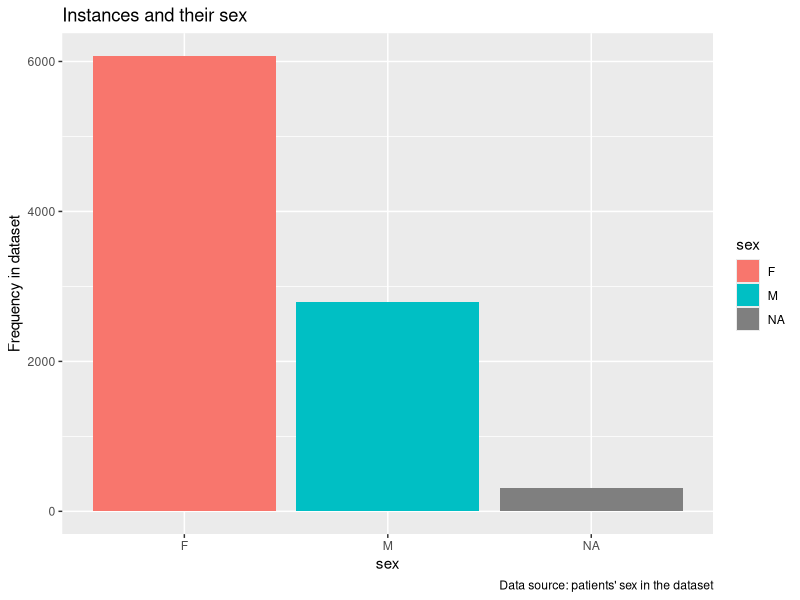
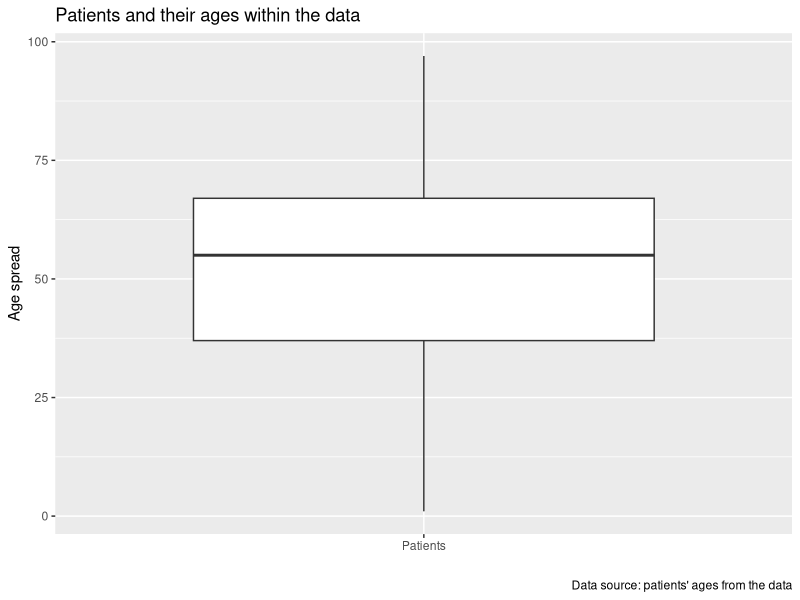

Source code (R) for these figures, in order:
## ---- chunk 1
knitr::opts_chunk$set(echo = TRUE)
library(ggplot2)

## ---- chunk 2
my_data <- read.table("data/thyroid0387.data", sep = ",", header=F, na="?")
my_labels <- read.table("data/labels.txt", sep="\n", header=F)
colnames(my_data) <- as.vector(my_labels[[1]])
## ---- chunk 3
ggplot(data = my_data, mapping = aes(x = sex)) +
  geom_bar(aes(fill = sex)) +
  ggtitle("Instances and their sex") +
         xlab("sex") +
         ylab("Frequency in dataset") +
         labs(caption = "Data source: patients' sex in the dataset")
## ---- chunk 4
ggplot(my_data, aes(y = age, x=as.factor("Patients"))) +
  geom_boxplot() +
  ggtitle("Patients and their ages within the data") +
  xlab("") +
  ylab("Age spread") +
  labs(caption = "Data source: patients' ages from the data")
